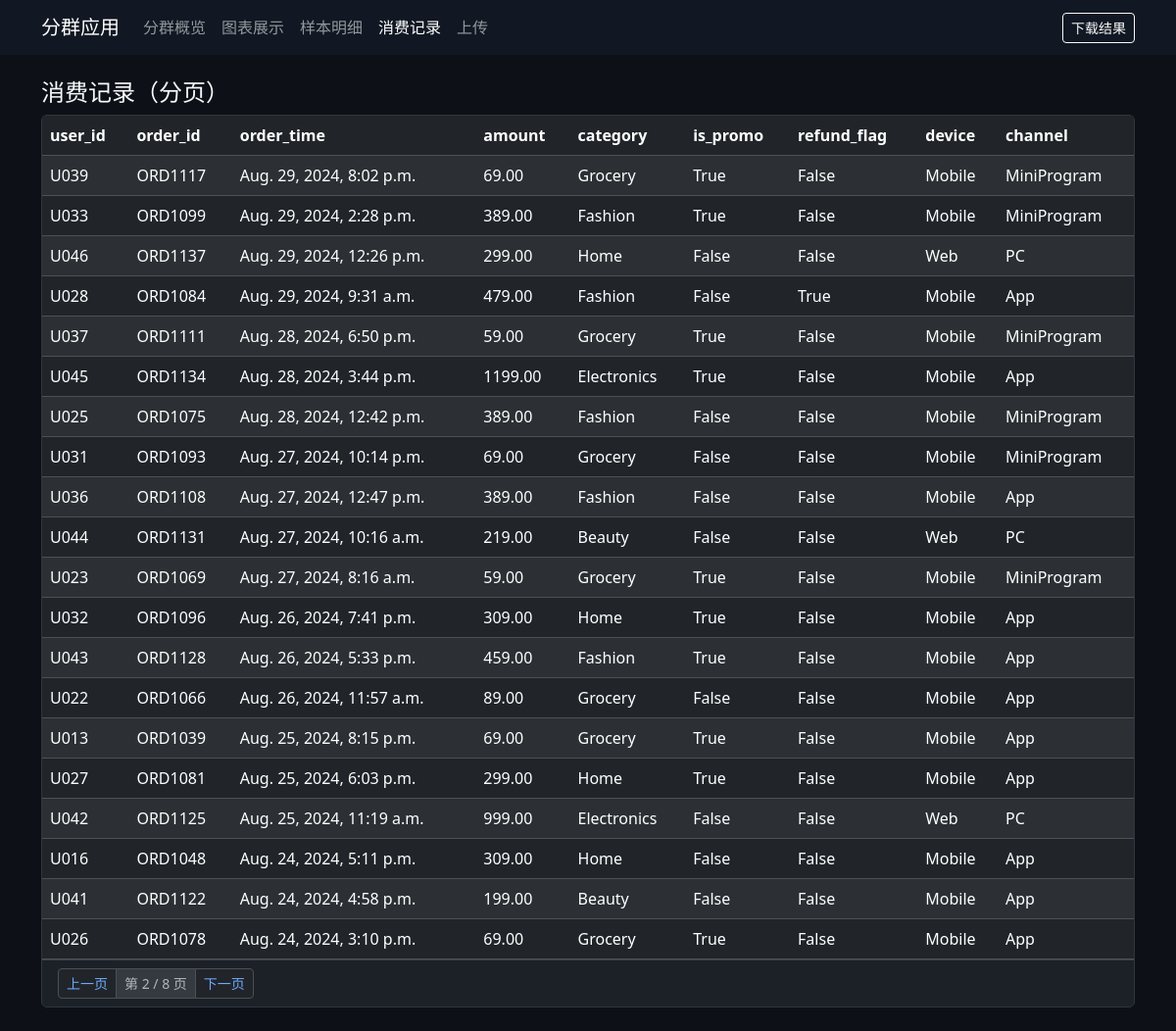
Screenshot of /orders/?page=2 with the database file from the repository.
### segmentation/models.py (models this page shows, shortened)
class OrderRecord(models.Model):
    user_id = models.CharField(max_length=64, db_index=True)
    order_id = models.CharField(max_length=128, unique=True)
    order_time = models.DateTimeField()
    amount = models.DecimalField(max_digits=12, decimal_places=2)
    category = models.CharField(max_length=128, blank=True, default="")
    is_promo = models.BooleanField(default=False)
    refund_flag = models.BooleanField(default=False)
    device = models.CharField(max_length=64, blank=True, default="")
    channel = models.CharField(max_length=64, blank=True, default="")
    created_at = models.DateTimeField(auto_now_add=True)
    class Meta:
        ordering = ["-order_time"]

### segmentation/views.py (the view)
# urls.py: path("orders/", views.orders_view, name="orders"),
def orders_view(request):
    orders_qs = OrderRecord.objects.all().order_by("-order_time")
    paginator = Paginator(orders_qs, 20)
    page_number = request.GET.get("page", 1)
    orders_page = paginator.get_page(page_number)
    return render(
        request,
        "segmentation/orders.html",
        {"orders_page": orders_page, "nav_active": "orders"},
    )

### segmentation/templates/segmentation/orders.html (shortened to what this page needs)
{% extends "segmentation/base.html" %}
{% block content %}
<h4 class="mb-2">消费记录（分页）</h4>
<div class="card">
    <div class="card-body p-0">
        <div class="table-responsive">
            <table class="table table-dark table-striped table-hover mb-0">
                <thead>
                    <tr>
                        <th>user_id</th>
                        <th>order_id</th>
                        <th>order_time</th>
                        <th>amount</th>
                        <th>category</th>
                        <th>is_promo</th>
                        <th>refund_flag</th>
                        <th>device</th>
                        <th>channel</th>
                    </tr>
                </thead>
                <tbody>
                    {% for order in orders_page %}
                    <tr>
                        <td>{{ order.user_id }}</td>
                        <td>{{ order.order_id }}</td>
                        <td>{{ order.order_time }}</td>
                        <td>{{ order.amount }}</td>
                        <td>{{ order.category }}</td>
                        <td>{{ order.is_promo }}</td>
                        <td>{{ order.refund_flag }}</td>
                        <td>{{ order.device }}</td>
                        <td>{{ order.channel }}</td>
                    </tr>
                    {% empty %}
                    <tr><td colspan="9" class="text-center">暂无数据</td></tr>
                    {% endfor %}
                </tbody>
            </table>
        </div>
    </div>
    <div class="card-footer">
        <nav aria-label="orders pagination">
            <ul class="pagination pagination-sm mb-0">
                {% if orders_page.has_previous %}
                <li class="page-item"><a class="page-link" href="?page={{ orders_page.previous_page_number }}">上一页</a></li>
                {% else %}
                <li class="page-item disabled"><span class="page-link">上一页</span></li>
                {% endif %}
                <li class="page-item disabled"><span class="page-link">第 {{ orders_page.number }} / {{ orders_page.paginator.num_pages }} 页</span></li>
                {% if orders_page.has_next %}
                <li class="page-item"><a class="page-link" href="?page={{ orders_page.next_page_number }}">下一页</a></li>
                {% else %}
                <li class="page-item disabled"><span class="page-link">下一页</span></li>
                {% endif %}
            </ul>
        </nav>
    </div>
</div>
{% endblock %}

### segmentation/templates/segmentation/base.html (style rules this page uses)
body { background-color: #0d1117; }
.card { background: #161b22; border: 1px solid #30363d; }
.table thead { background: #111823; }
.table { color: #e6edf3; }

### rows the page displays
OrderRecord: user_id "U039", order_id "ORD1117", order_time "Aug. 29, 2024, 8:02 p.m.", amount "69.00", category "Grocery", is_promo "True", refund_flag "False", device "Mobile", channel "MiniProgram"
OrderRecord: user_id "U033", order_id "ORD1099", order_time "Aug. 29, 2024, 2:28 p.m.", amount "389.00", category "Fashion", is_promo "True", refund_flag "False", device "Mobile", channel "MiniProgram"
OrderRecord: user_id "U046", order_id "ORD1137", order_time "Aug. 29, 2024, 12:26 p.m.", amount "299.00", category "Home", is_promo "False", refund_flag "False", device "Web", channel "PC"
OrderRecord: user_id "U028", order_id "ORD1084", order_time "Aug. 29, 2024, 9:31 a.m.", amount "479.00", category "Fashion", is_promo "False", refund_flag "True", device "Mobile", channel "App"
OrderRecord: user_id "U037", order_id "ORD1111", order_time "Aug. 28, 2024, 6:50 p.m.", amount "59.00", category "Grocery", is_promo "True", refund_flag "False", device "Mobile", channel "MiniProgram"
OrderRecord: user_id "U045", order_id "ORD1134", order_time "Aug. 28, 2024, 3:44 p.m.", amount "1199.00", category "Electronics", is_promo "True", refund_flag "False", device "Mobile", channel "App"
OrderRecord: user_id "U025", order_id "ORD1075", order_time "Aug. 28, 2024, 12:42 p.m.", amount "389.00", category "Fashion", is_promo "False", refund_flag "False", device "Mobile", channel "MiniProgram"
OrderRecord: user_id "U031", order_id "ORD1093", order_time "Aug. 27, 2024, 10:14 p.m.", amount "69.00", category "Grocery", is_promo "False", refund_flag "False", device "Mobile", channel "MiniProgram"
OrderRecord: user_id "U036", order_id "ORD1108", order_time "Aug. 27, 2024, 12:47 p.m.", amount "389.00", category "Fashion", is_promo "False", refund_flag "False", device "Mobile", channel "App"
OrderRecord: user_id "U044", order_id "ORD1131", order_time "Aug. 27, 2024, 10:16 a.m.", amount "219.00", category "Beauty", is_promo "False", refund_flag "False", device "Web", channel "PC"
OrderRecord: user_id "U023", order_id "ORD1069", order_time "Aug. 27, 2024, 8:16 a.m.", amount "59.00", category "Grocery", is_promo "True", refund_flag "False", device "Mobile", channel "MiniProgram"
OrderRecord: user_id "U032", order_id "ORD1096", order_time "Aug. 26, 2024, 7:41 p.m.", amount "309.00", category "Home", is_promo "True", refund_flag "False", device "Mobile", channel "App"
OrderRecord: user_id "U043", order_id "ORD1128", order_time "Aug. 26, 2024, 5:33 p.m.", amount "459.00", category "Fashion", is_promo "True", refund_flag "False", device "Mobile", channel "App"
OrderRecord: user_id "U022", order_id "ORD1066", order_time "Aug. 26, 2024, 11:57 a.m.", amount "89.00", category "Grocery", is_promo "False", refund_flag "False", device "Mobile", channel "App"
OrderRecord: user_id "U013", order_id "ORD1039", order_time "Aug. 25, 2024, 8:15 p.m.", amount "69.00", category "Grocery", is_promo "True", refund_flag "False", device "Mobile", channel "App"
OrderRecord: user_id "U027", order_id "ORD1081", order_time "Aug. 25, 2024, 6:03 p.m.", amount "299.00", category "Home", is_promo "True", refund_flag "False", device "Mobile", channel "App"
OrderRecord: user_id "U042", order_id "ORD1125", order_time "Aug. 25, 2024, 11:19 a.m.", amount "999.00", category "Electronics", is_promo "False", refund_flag "False", device "Web", channel "PC"
OrderRecord: user_id "U016", order_id "ORD1048", order_time "Aug. 24, 2024, 5:11 p.m.", amount "309.00", category "Home", is_promo "False", refund_flag "False", device "Mobile", channel "App"
OrderRecord: user_id "U041", order_id "ORD1122", order_time "Aug. 24, 2024, 4:58 p.m.", amount "199.00", category "Beauty", is_promo "False", refund_flag "False", device "Mobile", channel "App"
OrderRecord: user_id "U026", order_id "ORD1078", order_time "Aug. 24, 2024, 3:10 p.m.", amount "69.00", category "Grocery", is_promo "True", refund_flag "False", device "Mobile", channel "App"

### other values shown
{{ orders_page.number }} "2"
{{ orders_page.paginator.num_pages }} "8"
